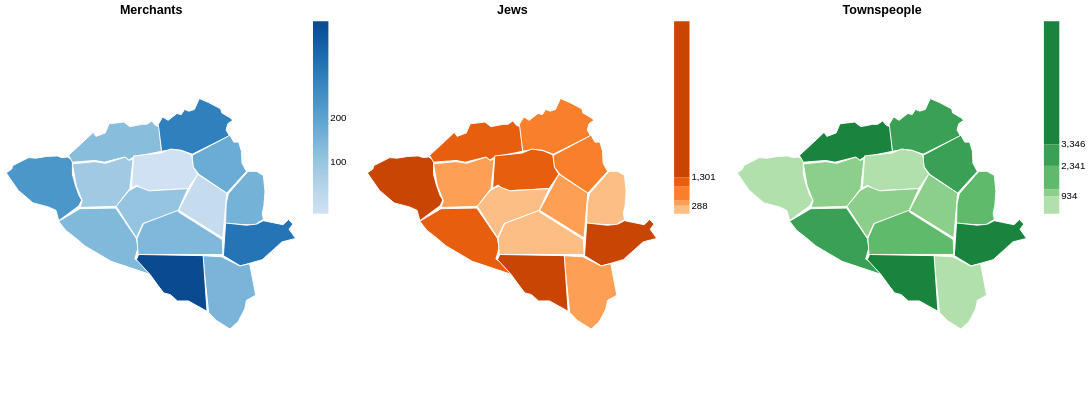

Notebook code cell kept with this figure:
### Code cell
#transforming the index back into a column
jews_city_merchants = jews_city_merchants.reset_index()


#creating new dfs for each category (same process for all)
merchants = (
    jews_city_merchants[jews_city_merchants[first_col] == "Купці"]
    .iloc[:, 1:] #dropping the name column
    .sum() #converting to Series
)
merchants_df = pd.DataFrame({
    "district": merchants.index, #district names become a column
    "Купці": merchants.values #values become a column
})

townspeople = (
    jews_city_merchants[jews_city_merchants[first_col] == "Міщани"]
    .iloc[:, 1:] 
    .sum()
)
townspeople_df = pd.DataFrame({
    "district": townspeople.index,
    "Міщани": townspeople.values
})

jews = (
    jews_city_merchants[jews_city_merchants[first_col] == "Євреї"]
    .iloc[:, 1:]
    .sum()
)
jews_df = pd.DataFrame({
    "district": jews.index,
    "Євреї": jews.values
})

#removing whitespaces
for df in [merchants_df, townspeople_df, jews_df]:
    df["district"] = df["district"].str.strip()

#loading geojson
gdf = gpd.read_file("final_geojson2.geojson")

#merging with geojson on names/districts
gdf_merchants = gdf.merge(merchants_df, left_on="name", right_on="district", how="left")
gdf_townspeople = gdf.merge(townspeople_df, left_on="name", right_on="district", how="left")
gdf_jews = gdf.merge(jews_df, left_on="name", right_on="district", how="left")

#merchants map
map_merchants = alt.Chart(gdf_merchants).mark_geoshape(
    stroke="white",
    strokeWidth=1
).encode(
    color=alt.Color("Купці:Q", 
                    scale=alt.Scale(scheme="blues", type="log"), #blue scale dependant on number (value) of merchants per district
                    title=None),
    tooltip=[alt.Tooltip("name:N", title="District"), 
             alt.Tooltip("Купці:Q", title="Merchants")]
).properties(
    width=300,
    height=400,
    title="Merchants"
).project(type="identity", reflectY=True)

#townspeople map
map_townspeople = alt.Chart(gdf_townspeople).mark_geoshape(
    stroke="white",
    strokeWidth=1
).encode(
    color=alt.Color("Міщани:Q",
                    scale=alt.Scale(scheme="greens", type="quantile"), #green scale dependant on number (value) of townspeople per district
                    title=None),
    tooltip=[alt.Tooltip("name:N", title="District"), 
             alt.Tooltip("Міщани:Q", title="Townspeople")]
).properties(
    width=300,
    height=400,
    title="Townspeople"
).project(type="identity", reflectY=True)

#Jews map
map_jews = alt.Chart(gdf_jews).mark_geoshape(
    stroke="white",
    strokeWidth=1
).encode(
    color=alt.Color("Євреї:Q",
                    scale=alt.Scale(scheme="oranges", type="quantile"), #orange scale dependant on number (value) of Jews per district
                    title=None),
    tooltip=[alt.Tooltip("name:N", title="District"), 
             alt.Tooltip("Євреї:Q", title="Jews")]
).properties(
    width=300,
    height=400,
    title="Jews"
).project(type="identity", reflectY=True)

#i used different scale types (log/quantile) so that the maps are displayed in the set colors

#displaying all maps together (concatinating)
alt.hconcat(map_merchants, map_jews, map_townspeople)

### Figure 1 — Vega-Lite specification as saved in the notebook (floating-point values rounded to 4 significant figures)
{"$schema": "https://vega.github.io/schema/vega-lite/v5.20.1.json", "config": {"view": {"continuousHeight": 300, "continuousWidth": 300}}, "datasets": {"data-1955244fe102c93105d5c42e47add1dc": [{"district": "Переяславський", "geometry": {"coordinates": [[[30.15, 50.58], [30.16, 50.59], [30.16, 50.59], [30.19, 50.61], [30.21, 50.61], [30.23, 50.61], [30.26, 50.62], [30.27, 50.61], [30.28, 50.61], [30.29, 50.61], [30.29, 50.58], [30.3, 50.55], [30.3, 50.53], [30.31, 50.52], [30.3, 50.51], [30.26, 50.48], [30.25, 50.5], [30.24, 50.5], [30.2, 50.51], [30.17, 50.54], [30.15, 50.58], [30.15, 50.58]]], "type": "Polygon"}, "name": "Переяславський", "type": "Feature", "Євреї": 1522}, {"district": "Золотоніський", "geometry": {"coordinates": [[[30.26, 50.47], [30.31, 50.5], [30.38, 50.5], [30.43, 50.44], [30.43, 50.42], [30.42, 50.39], [30.44, 50.38], [30.44, 50.37], [30.46, 50.36], [30.37, 50.39], [30.32, 50.42], [30.29, 50.44], [30.28, 50.45], [30.26, 50.47]]], "type": "Polygon"}, "name": "Золотоніський", "type": "Feature", "Євреї": 1000}, {"district": "Пирятинський", "geometry": {"coordinates": [[[30.29, 50.6], [30.34, 50.6], [30.36, 50.6], [30.4, 50.61], [30.41, 50.61], [30.42, 50.61], [30.41, 50.54], [30.38, 50.51], [30.31, 50.5], [30.31, 50.52], [30.3, 50.55], [30.29, 50.6]]], "type": "Polygon"}, "name": "Пирятинський", "type": "Feature", "Євреї": 419}, {"district": "Прилуцький", "geometry": {"coordinates": [[[30.28, 50.62], [30.31, 50.64], [30.33, 50.67], [30.34, 50.66], [30.36, 50.66], [30.37, 50.68], [30.4, 50.69], [30.41, 50.68], [30.44, 50.68], [30.45, 50.68], [30.46, 50.69], [30.47, 50.68], [30.48, 50.68], [30.48, 50.63], [30.42, 50.61], [30.41, 50.61], [30.4, 50.61], [30.36, 50.6], [30.34, 50.61], [30.29, 50.6], [30.28, 50.62]]], "type": "Polygon"}, "name": "Прилуцький", "type": "Feature", "Євреї": 1153}, {"district": "Роменський", "geometry": {"coordinates": [[[30.47, 50.68], [30.48, 50.7], [30.5, 50.69], [30.52, 50.71], [30.52, 50.7], [30.53, 50.72], [30.54, 50.71], [30.55, 50.72], [30.56, 50.74], [30.58, 50.73], [30.61, 50.72], [30.61, 50.71], [30.63, 50.7], [30.64, 50.69], [30.63, 50.68], [30.62, 50.67], [30.63, 50.66], [30.55, 50.62], [30.52, 50.63], [30.5, 50.63], [30.48, 50.63], [30.47, 50.68]]], "type": "Polygon"}, "name": "Роменський", "type": "Feature", "Євреї": 764}, {"district": "Гадяцький", "geometry": {"coordinates": [[[30.63, 50.66], [30.64, 50.64], [30.65, 50.64], [30.65, 50.63], [30.66, 50.6], [30.67, 50.58], [30.62, 50.53], [30.56, 50.58], [30.55, 50.59], [30.55, 50.62], [30.63, 50.66]]], "type": "Polygon"}, "name": "Гадяцький", "type": "Feature", "Євреї": 973}, {"district": "Лохвицький", "geometry": {"coordinates": [[[30.42, 50.55], [30.43, 50.55], [30.44, 50.54], [30.45, 50.54], [30.47, 50.54], [30.5, 50.54], [30.54, 50.54], [30.56, 50.58], [30.55, 50.59], [30.55, 50.62], [30.53, 50.63], [30.5, 50.63], [30.48, 50.62], [30.42, 50.62], [30.42, 50.55]]], "type": "Polygon"}, "name": "Лохвицький", "type": "Feature", "Євреї": 989}, {"district": "Лубенський", "geometry": {"coordinates": [[[30.43, 50.44], [30.44, 50.47], [30.52, 50.5], [30.54, 50.54], [30.45, 50.54], [30.43, 50.55], [30.41, 50.54], [30.38, 50.51], [30.43, 50.44]]], "type": "Polygon"}, "name": "Лубенський", "type": "Feature", "Євреї": 191}, {"district": "Хорольський", "geometry": {"coordinates": [[[30.52, 50.49], [30.61, 50.43], [30.61, 50.4], [30.43, 50.4], [30.43, 50.44], [30.44, 50.47], [30.52, 50.5], [30.52, 50.49]]], "type": "Polygon"}, "name": "Хорольський", "type": "Feature", "Євреї": 0}, {"district": "Миргородський", "geometry": {"coordinates": [[[30.62, 50.53], [30.62, 50.51], [30.61, 50.44], [30.52, 50.5], [30.56, 50.58], [30.62, 50.53]]], "type": "Polygon"}, "name": "Миргородський", "type": "Feature", "Євреї": 306}, {"district": "Зіньківський", "geometry": {"coordinates": [[[30.67, 50.58], [30.69, 50.58], [30.7, 50.57], [30.71, 50.54], [30.7, 50.51], [30.7, 50.49], [30.7, 50.48], [30.69, 50.47], [30.69, 50.47], [30.62, 50.47], [30.62, 50.51], [30.63, 50.53], [30.67, 50.58]]], "type": "Polygon"}, "name": "Зіньківський", "type": "Feature", "Євреї": 261}, {"district": "Полтавський", "geometry": {"coordinates": [[[30.62, 50.4], [30.65, 50.38], [30.7, 50.39], [30.74, 50.43], [30.77, 50.44], [30.76, 50.46], [30.77, 50.47], [30.76, 50.48], [30.74, 50.47], [30.7, 50.48], [30.69, 50.47], [30.67, 50.47], [30.62, 50.47], [30.62, 50.4]]], "type": "Polygon"}, "name": "Полтавський", "type": "Feature", "Євреї": 2049}, {"district": null, "geometry": {"coordinates": [[[30.77, 50.44], [30.79, 50.41], [30.81, 50.42], [30.82, 50.42], [30.84, 50.41], [30.85, 50.39], [30.85, 50.37], [30.85, 50.36], [30.86, 50.34], [30.85, 50.33], [30.85, 50.3], [30.83, 50.29], [30.82, 50.29], [30.8, 50.3], [30.77, 50.31], [30.74, 50.33], [30.71, 50.32], [30.69, 50.31], [30.67, 50.38], [30.7, 50.39], [30.74, 50.43], [30.77, 50.44]]], "type": "Polygon"}, "name": "Констянтиноградський", "type": "Feature", "Євреї": null}, {"district": "Кобеляцький", "geometry": {"coordinates": [[[30.69, 50.31], [30.67, 50.3], [30.66, 50.28], [30.65, 50.26], [30.63, 50.24], [30.6, 50.26], [30.58, 50.28], [30.57, 50.4], [30.61, 50.4], [30.65, 50.38], [30.67, 50.38], [30.69, 50.31]]], "type": "Polygon"}, "name": "Кобеляцький", "type": "Feature", "Євреї": 310}, {"district": "Кременчуцький", "geometry": {"coordinates": [[[30.46, 50.36], [30.48, 50.33], [30.49, 50.32], [30.5, 50.32], [30.52, 50.3], [30.54, 50.3], [30.58, 50.28], [30.57, 50.4], [30.43, 50.4], [30.43, 50.39], [30.46, 50.36]]], "type": "Polygon"}, "name": "Кременчуцький", "type": "Feature", "Євреї": 6855}], "data-49764d60387bb10e4d11ccdb1cf442e0": [{"district": "Переяславський", "geometry": {"coordinates": [[[30.15, 50.58], [30.16, 50.59], [30.16, 50.59], [30.19, 50.61], [30.21, 50.61], [30.23, 50.61], [30.26, 50.62], [30.27, 50.61], [30.28, 50.61], [30.29, 50.61], [30.29, 50.58], [30.3, 50.55], [30.3, 50.53], [30.31, 50.52], [30.3, 50.51], [30.26, 50.48], [30.25, 50.5], [30.24, 50.5], [30.2, 50.51], [30.17, 50.54], [30.15, 50.58], [30.15, 50.58]]], "type": "Polygon"}, "name": "Переяславський", "type": "Feature", "Купці": 249}, {"district": "Золотоніський", "geometry": {"coordinates": [[[30.26, 50.47], [30.31, 50.5], [30.38, 50.5], [30.43, 50.44], [30.43, 50.42], [30.42, 50.39], [30.44, 50.38], [30.44, 50.37], [30.46, 50.36], [30.37, 50.39], [30.32, 50.42], [30.29, 50.44], [30.28, 50.45], [30.26, 50.47]]], "type": "Polygon"}, "name": "Золотоніський", "type": "Feature", "Купці": 130}, {"district": "Пирятинський", "geometry": {"coordinates": [[[30.29, 50.6], [30.34, 50.6], [30.36, 50.6], [30.4, 50.61], [30.41, 50.61], [30.42, 50.61], [30.41, 50.54], [30.38, 50.51], [30.31, 50.5], [30.31, 50.52], [30.3, 50.55], [30.29, 50.6]]], "type": "Polygon"}, "name": "Пирятинський", "type": "Feature", "Купці": 89}, {"district": "Прилуцький", "geometry": {"coordinates": [[[30.28, 50.62], [30.31, 50.64], [30.33, 50.67], [30.34, 50.66], [30.36, 50.66], [30.37, 50.68], [30.4, 50.69], [30.41, 50.68], [30.44, 50.68], [30.45, 50.68], [30.46, 50.69], [30.47, 50.68], [30.48, 50.68], [30.48, 50.63], [30.42, 50.61], [30.41, 50.61], [30.4, 50.61], [30.36, 50.6], [30.34, 50.61], [30.29, 50.6], [30.28, 50.62]]], "type": "Polygon"}, "name": "Прилуцький", "type": "Feature", "Купці": 118}, {"district": "Роменський", "geometry": {"coordinates": [[[30.47, 50.68], [30.48, 50.7], [30.5, 50.69], [30.52, 50.71], [30.52, 50.7], [30.53, 50.72], [30.54, 50.71], [30.55, 50.72], [30.56, 50.74], [30.58, 50.73], [30.61, 50.72], [30.61, 50.71], [30.63, 50.7], [30.64, 50.69], [30.63, 50.68], [30.62, 50.67], [30.63, 50.66], [30.55, 50.62], [30.52, 50.63], [30.5, 50.63], [30.48, 50.63], [30.47, 50.68]]], "type": "Polygon"}, "name": "Роменський", "type": "Feature", "Купці": 376}, {"district": "Гадяцький", "geometry": {"coordinates": [[[30.63, 50.66], [30.64, 50.64], [30.65, 50.64], [30.65, 50.63], [30.66, 50.6], [30.67, 50.58], [30.62, 50.53], [30.56, 50.58], [30.55, 50.59], [30.55, 50.62], [30.63, 50.66]]], "type": "Polygon"}, "name": "Гадяцький", "type": "Feature", "Купці": 169}, {"district": "Лохвицький", "geometry": {"coordinates": [[[30.42, 50.55], [30.43, 50.55], [30.44, 50.54], [30.45, 50.54], [30.47, 50.54], [30.5, 50.54], [30.54, 50.54], [30.56, 50.58], [30.55, 50.59], [30.55, 50.62], [30.53, 50.63], [30.5, 50.63], [30.48, 50.62], [30.42, 50.62], [30.42, 50.55]]], "type": "Polygon"}, "name": "Лохвицький", "type": "Feature", "Купці": 44}, {"district": "Лубенський", "geometry": {"coordinates": [[[30.43, 50.44], [30.44, 50.47], [30.52, 50.5], [30.54, 50.54], [30.45, 50.54], [30.43, 50.55], [30.41, 50.54], [30.38, 50.51], [30.43, 50.44]]], "type": "Polygon"}, "name": "Лубенський", "type": "Feature", "Купці": 102}, {"district": "Хорольський", "geometry": {"coordinates": [[[30.52, 50.49], [30.61, 50.43], [30.61, 50.4], [30.43, 50.4], [30.43, 50.44], [30.44, 50.47], [30.52, 50.5], [30.52, 50.49]]], "type": "Polygon"}, "name": "Хорольський", "type": "Feature", "Купці": 132}, {"district": "Миргородський", "geometry": {"coordinates": [[[30.62, 50.53], [30.62, 50.51], [30.61, 50.44], [30.52, 50.5], [30.56, 50.58], [30.62, 50.53]]], "type": "Polygon"}, "name": "Миргородський", "type": "Feature", "Купці": 53}, {"district": "Зіньківський", "geometry": {"coordinates": [[[30.67, 50.58], [30.69, 50.58], [30.7, 50.57], [30.71, 50.54], [30.7, 50.51], [30.7, 50.49], [30.7, 50.48], [30.69, 50.47], [30.69, 50.47], [30.62, 50.47], [30.62, 50.51], [30.63, 50.53], [30.67, 50.58]]], "type": "Polygon"}, "name": "Зіньківський", "type": "Feature", "Купці": 149}, {"district": "Полтавський", "geometry": {"coordinates": [[[30.62, 50.4], [30.65, 50.38], [30.7, 50.39], [30.74, 50.43], [30.77, 50.44], [30.76, 50.46], [30.77, 50.47], [30.76, 50.48], [30.74, 50.47], [30.7, 50.48], [30.69, 50.47], [30.67, 50.47], [30.62, 50.47], [30.62, 50.4]]], "type": "Polygon"}, "name": "Полтавський", "type": "Feature", "Купці": 463}, {"district": null, "geometry": {"coordinates": [[[30.77, 50.44], [30.79, 50.41], [30.81, 50.42], [30.82, 50.42], [30.84, 50.41], [30.85, 50.39], [30.85, 50.37], [30.85, 50.36], [30.86, 50.34], [30.85, 50.33], [30.85, 50.3], [30.83, 50.29], [30.82, 50.29], [30.8, 50.3], [30.77, 50.31], [30.74, 50.33], [30.71, 50.32], [30.69, 50.31], [30.67, 50.38], [30.7, 50.39], [30.74, 50.43], [30.77, 50.44]]], "type": "Polygon"}, "name": "Констянтиноградський", "type": "Feature", "Купці": null}, {"district": "Кобеляцький", "geometry": {"coordinates": [[[30.69, 50.31], [30.67, 50.3], [30.66, 50.28], [30.65, 50.26], [30.63, 50.24], [30.6, 50.26], [30.58, 50.28], [30.57, 50.4], [30.61, 50.4], [30.65, 50.38], [30.67, 50.38], [30.69, 50.31]]], "type": "Polygon"}, "name": "Кобеляцький", "type": "Feature", "Купці": 139}, {"district": "Кременчуцький", "geometry": {"coordinates": [[[30.46, 50.36], [30.48, 50.33], [30.49, 50.32], [30.5, 50.32], [30.52, 50.3], [30.54, 50.3], [30.58, 50.28], [30.57, 50.4], [30.43, 50.4], [30.43, 50.39], [30.46, 50.36]]], "type": "Polygon"}, "name": "Кременчуцький", "type": "Feature", "Купці": 925}], "data-53217b05509a4e28982fe2870aaf97b2": [{"district": "Переяславський", "geometry": {"coordinates": [[[30.15, 50.58], [30.16, 50.59], [30.16, 50.59], [30.19, 50.61], [30.21, 50.61], [30.23, 50.61], [30.26, 50.62], [30.27, 50.61], [30.28, 50.61], [30.29, 50.61], [30.29, 50.58], [30.3, 50.55], [30.3, 50.53], [30.31, 50.52], [30.3, 50.51], [30.26, 50.48], [30.25, 50.5], [30.24, 50.5], [30.2, 50.51], [30.17, 50.54], [30.15, 50.58], [30.15, 50.58]]], "type": "Polygon"}, "name": "Переяславський", "type": "Feature", "Міщани": 554}, {"district": "Золотоніський", "geometry": {"coordinates": [[[30.26, 50.47], [30.31, 50.5], [30.38, 50.5], [30.43, 50.44], [30.43, 50.42], [30.42, 50.39], [30.44, 50.38], [30.44, 50.37], [30.46, 50.36], [30.37, 50.39], [30.32, 50.42], [30.29, 50.44], [30.28, 50.45], [30.26, 50.47]]], "type": "Polygon"}, "name": "Золотоніський", "type": "Feature", "Міщани": 2412}, {"district": "Пирятинський", "geometry": {"coordinates": [[[30.29, 50.6], [30.34, 50.6], [30.36, 50.6], [30.4, 50.61], [30.41, 50.61], [30.42, 50.61], [30.41, 50.54], [30.38, 50.51], [30.31, 50.5], [30.31, 50.52], [30.3, 50.55], [30.29, 50.6]]], "type": "Polygon"}, "name": "Пирятинський", "type": "Feature", "Міщани": 1073}, {"district": "Прилуцький", "geometry": {"coordinates": [[[30.28, 50.62], [30.31, 50.64], [30.33, 50.67], [30.34, 50.66], [30.36, 50.66], [30.37, 50.68], [30.4, 50.69], [30.41, 50.68], [30.44, 50.68], [30.45, 50.68], [30.46, 50.69], [30.47, 50.68], [30.48, 50.68], [30.48, 50.63], [30.42, 50.61], [30.41, 50.61], [30.4, 50.61], [30.36, 50.6], [30.34, 50.61], [30.29, 50.6], [30.28, 50.62]]], "type": "Polygon"}, "name": "Прилуцький", "type": "Feature", "Міщани": 4670}, {"district": "Роменський", "geometry": {"coordinates": [[[30.47, 50.68], [30.48, 50.7], [30.5, 50.69], [30.52, 50.71], [30.52, 50.7], [30.53, 50.72], [30.54, 50.71], [30.55, 50.72], [30.56, 50.74], [30.58, 50.73], [30.61, 50.72], [30.61, 50.71], [30.63, 50.7], [30.64, 50.69], [30.63, 50.68], [30.62, 50.67], [30.63, 50.66], [30.55, 50.62], [30.52, 50.63], [30.5, 50.63], [30.48, 50.63], [30.47, 50.68]]], "type": "Polygon"}, "name": "Роменський", "type": "Feature", "Міщани": 2361}, {"district": "Гадяцький", "geometry": {"coordinates": [[[30.63, 50.66], [30.64, 50.64], [30.65, 50.64], [30.65, 50.63], [30.66, 50.6], [30.67, 50.58], [30.62, 50.53], [30.56, 50.58], [30.55, 50.59], [30.55, 50.62], [30.63, 50.66]]], "type": "Polygon"}, "name": "Гадяцький", "type": "Feature", "Міщани": 2464}, {"district": "Лохвицький", "geometry": {"coordinates": [[[30.42, 50.55], [30.43, 50.55], [30.44, 50.54], [30.45, 50.54], [30.47, 50.54], [30.5, 50.54], [30.54, 50.54], [30.56, 50.58], [30.55, 50.59], [30.55, 50.62], [30.53, 50.63], [30.5, 50.63], [30.48, 50.62], [30.42, 50.62], [30.42, 50.55]]], "type": "Polygon"}, "name": "Лохвицький", "type": "Feature", "Міщани": 110}, {"district": "Лубенський", "geometry": {"coordinates": [[[30.43, 50.44], [30.44, 50.47], [30.52, 50.5], [30.54, 50.54], [30.45, 50.54], [30.43, 50.55], [30.41, 50.54], [30.38, 50.51], [30.43, 50.44]]], "type": "Polygon"}, "name": "Лубенський", "type": "Feature", "Міщани": 1153}, {"district": "Хорольський", "geometry": {"coordinates": [[[30.52, 50.49], [30.61, 50.43], [30.61, 50.4], [30.43, 50.4], [30.43, 50.44], [30.44, 50.47], [30.52, 50.5], [30.52, 50.49]]], "type": "Polygon"}, "name": "Хорольський", "type": "Feature", "Міщани": 1638}, {"district": "Миргородський", "geometry": {"coordinates": [[[30.62, 50.53], [30.62, 50.51], [30.61, 50.44], [30.52, 50.5], [30.56, 50.58], [30.62, 50.53]]], "type": "Polygon"}, "name": "Миргородський", "type": "Feature", "Міщани": 1038}, {"district": "Зіньківський", "geometry": {"coordinates": [[[30.67, 50.58], [30.69, 50.58], [30.7, 50.57], [30.71, 50.54], [30.7, 50.51], [30.7, 50.49], [30.7, 50.48], [30.69, 50.47], [30.69, 50.47], [30.62, 50.47], [30.62, 50.51], [30.63, 50.53], [30.67, 50.58]]], "type": "Polygon"}, "name": "Зіньківський", "type": "Feature", "Міщани": 2263}, {"district": "Полтавський", "geometry": {"coordinates": [[[30.62, 50.4], [30.65, 50.38], [30.7, 50.39], [30.74, 50.43], [30.77, 50.44], [30.76, 50.46], [30.77, 50.47], [30.76, 50.48], [30.74, 50.47], [30.7, 50.48], [30.69, 50.47], [30.67, 50.47], [30.62, 50.47], [30.62, 50.4]]], "type": "Polygon"}, "name": "Полтавський", "type": "Feature", "Міщани": 8345}, {"district": null, "geometry": {"coordinates": [[[30.77, 50.44], [30.79, 50.41], [30.81, 50.42], [30.82, 50.42], [30.84, 50.41], [30.85, 50.39], [30.85, 50.37], [30.85, 50.36], [30.86, 50.34], [30.85, 50.33], [30.85, 50.3], [30.83, 50.29], [30.82, 50.29], [30.8, 50.3], [30.77, 50.31], [30.74, 50.33], [30.71, 50.32], [30.69, 50.31], [30.67, 50.38], [30.7, 50.39], [30.74, 50.43], [30.77, 50.44]]], "type": "Polygon"}, "name": "Констянтиноградський", "type": "Feature", "Міщани": null}, {"district": "Кобеляцький", "geometry": {"coordinates": [[[30.69, 50.31], [30.67, 50.3], [30.66, 50.28], [30.65, 50.26], [30.63, 50.24], [30.6, 50.26], [30.58, 50.28], [30.57, 50.4], [30.61, 50.4], [30.65, 50.38], [30.67, 50.38], [30.69, 50.31]]], "type": "Polygon"}, "name": "Кобеляцький", "type": "Feature", "Міщани": 778}, {"district": "Кременчуцький", "geometry": {"coordinates": [[[30.46, 50.36], [30.48, 50.33], [30.49, 50.32], [30.5, 50.32], [30.52, 50.3], [30.54, 50.3], [30.58, 50.28], [30.57, 50.4], [30.43, 50.4], [30.43, 50.39], [30.46, 50.36]]], "type": "Polygon"}, "name": "Кременчуцький", "type": "Feature", "Міщани": 9081}]}, "hconcat": [{"data": {"name": "data-49764d60387bb10e4d11ccdb1cf442e0"}, "encoding": {"color": {"field": "Купці", "scale": {"scheme": "blues", "type": "log"}, "title": null, "type": "quantitative"}, "tooltip": [{"field": "name", "title": "District", "type": "nominal"}, {"field": "Купці", "title": "Merchants", "type": "quantitative"}]}, "height": 400, "mark": {"stroke": "white", "strokeWidth": 1, "type": "geoshape"}, "projection": {"reflectY": true, "type": "identity"}, "title": "Merchants", "width": 300}, {"data": {"name": "data-1955244fe102c93105d5c42e47add1dc"}, "encoding": {"color": {"field": "Євреї", "scale": {"scheme": "oranges", "type": "quantile"}, "title": null, "type": "quantitative"}, "tooltip": [{"field": "name", "title": "District", "type": "nominal"}, {"field": "Євреї", "title": "Jews", "type": "quantitative"}]}, "height": 400, "mark": {"stroke": "white", "strokeWidth": 1, "type": "geoshape"}, "projection": {"reflectY": true, "type": "identity"}, "title": "Jews", "width": 300}, {"data": {"name": "data-53217b05509a4e28982fe2870aaf97b2"}, "encoding": {"color": {"field": "Міщани", "scale": {"scheme": "greens", "type": "quantile"}, "title": null, "type": "quantitative"}, "tooltip": [{"field": "name", "title": "District", "type": "nominal"}, {"field": "Міщани", "title": "Townspeople", "type": "quantitative"}]}, "height": 400, "mark": {"stroke": "white", "strokeWidth": 1, "type": "geoshape"}, "projection": {"reflectY": true, "type": "identity"}, "title": "Townspeople", "width": 300}]}
